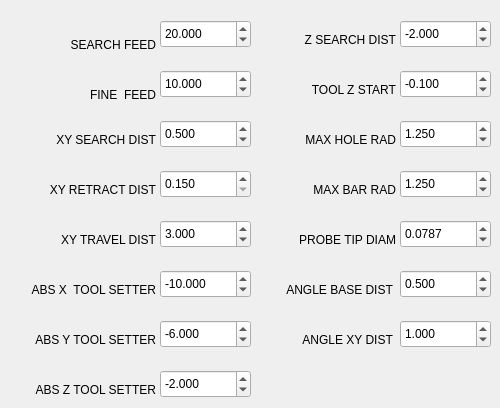
      <widget class="QWidget" name="tab_9">
       <attribute name="title">
        <string>Probe</string>
       </attribute>
       <widget class="QDoubleSpinBox" name="pbe_z_start1">
        <property name="geometry">
         <rect>
          <x>400</x>
          <y>70</y>
          <width>91</width>
          <height>28</height>
         </rect>
        </property>
        <property name="toolTip">
         <string>Z start for tool probing.</string>
        </property>
        <property name="decimals">
         <number>3</number>
        </property>
        <property name="minimum">
         <double>-50.000000000000000</double>
        </property>
        <property name="maximum">
         <double>50.000000000000000</double>
        </property>
        <property name="singleStep">
         <double>0.001000000000000</double>
        </property>
        <property name="value">
         <double>-0.100000000000000</double>
        </property>
        <property name="function" stdset="0">
         <string>get_var</string>
        </property>
        <property name="variable" stdset="0">
         <string>2009</string>
        </property>
       </widget>
       <widget class="QDoubleSpinBox" name="pbe_x_coord1">
        <property name="geometry">
         <rect>
          <x>160</x>
          <y>270</y>
          <width>91</width>
          <height>28</height>
         </rect>
        </property>
        <property name="toolTip">
         <string>X Coordinate for tool probe.</string>
        </property>
        <property name="decimals">
         <number>3</number>
        </property>
        <property name="minimum">
         <double>-500.000000000000000</double>
        </property>
        <property name="maximum">
         <double>500.000000000000000</double>
        </property>
        <property name="singleStep">
         <double>0.001000000000000</double>
        </property>
        <property name="value">
         <double>-10.000000000000000</double>
        </property>
        <property name="function" stdset="0">
         <string>get_var</string>
        </property>
        <property name="variable" stdset="0">
         <string>2005</string>
        </property>
       </widget>
       <widget class="QLabel" name="label_33">
        <property name="geometry">
         <rect>
          <x>0</x>
          <y>380</y>
          <width>156</width>
          <height>19</height>
         </rect>
        </property>
        <property name="text">
         <string> ABS Z TOOL SETTER</string>
        </property>
        <property name="alignment">
         <set>Qt::AlignRight|Qt::AlignTrailing|Qt::AlignVCenter</set>
        </property>
       </widget>
       <widget class="QDoubleSpinBox" name="pbe_retract_dist1">
        <property name="geometry">
         <rect>
          <x>160</x>
          <y>170</y>
          <width>91</width>
          <height>28</height>
         </rect>
        </property>
        <property name="toolTip">
         <string>Retract Distance on edge probes.</string>
        </property>
        <property name="decimals">
         <number>3</number>
        </property>
        <property name="minimum">
         <double>0.150000000000000</double>
        </property>
        <property name="maximum">
         <double>4.000000000000000</double>
        </property>
        <property name="singleStep">
         <double>0.010000000000000</double>
        </property>
        <property name="function" stdset="0">
         <string>get_var</string>
        </property>
        <property name="variable" stdset="0">
         <string>2003</string>
        </property>
       </widget>
       <widget class="QDoubleSpinBox" name="pbe_z_coord1">
        <property name="geometry">
         <rect>
          <x>160</x>
          <y>370</y>
          <width>91</width>
          <height>28</height>
         </rect>
        </property>
        <property name="toolTip">
         <string>Z Coordinate for tool probe.</string>
        </property>
        <property name="decimals">
         <number>3</number>
        </property>
        <property name="minimum">
         <double>-500.000000000000000</double>
        </property>
        <property name="maximum">
         <double>500.000000000000000</double>
        </property>
        <property name="singleStep">
         <double>0.001000000000000</double>
        </property>
        <property name="value">
         <double>-2.000000000000000</double>
        </property>
        <property name="function" stdset="0">
         <string>get_var</string>
        </property>
        <property name="variable" stdset="0">
         <string>2007</string>
        </property>
       </widget>
       <widget class="QLabel" name="label_27">
        <property name="geometry">
         <rect>
          <x>285</x>
          <y>80</y>
          <width>111</width>
          <height>19</height>
         </rect>
        </property>
        <property name="text">
         <string>TOOL Z START</string>
        </property>
        <property name="alignment">
         <set>Qt::AlignRight|Qt::AlignTrailing|Qt::AlignVCenter</set>
        </property>
       </widget>
       <widget class="QLabel" name="label_25">
        <property name="geometry">
         <rect>
          <x>275</x>
          <y>180</y>
          <width>121</width>
          <height>19</height>
         </rect>
        </property>
        <property name="text">
         <string>MAX BAR RAD</string>
        </property>
        <property name="alignment">
         <set>Qt::AlignRight|Qt::AlignTrailing|Qt::AlignVCenter</set>
        </property>
       </widget>
       <widget class="QDoubleSpinBox" name="pbe_y_coord1">
        <property name="geometry">
         <rect>
          <x>160</x>
          <y>320</y>
          <width>91</width>
          <height>28</height>
         </rect>
        </property>
        <property name="toolTip">
         <string>Y Coordinate for tool probe.</string>
        </property>
        <property name="decimals">
         <number>3</number>
        </property>
        <property name="minimum">
         <double>-500.000000000000000</double>
        </property>
        <property name="maximum">
         <double>500.000000000000000</double>
        </property>
        <property name="singleStep">
         <double>0.001000000000000</double>
        </property>
        <property name="value">
         <double>-6.000000000000000</double>
        </property>
        <property name="function" stdset="0">
         <string>get_var</string>
        </property>
        <property name="variable" stdset="0">
         <string>2006</string>
        </property>
       </widget>
       <widget class="QDoubleSpinBox" name="pbe_angle_base_dist1">
        <property name="geometry">
         <rect>
          <x>400</x>
          <y>270</y>
          <width>91</width>
          <height>28</height>
         </rect>
        </property>
        <property name="toolTip">
         <string>Sets the angle base side length.</string>
        </property>
        <property name="toolTipDuration">
         <number>-1</number>
        </property>
        <property name="decimals">
         <number>3</number>
        </property>
        <property name="minimum">
         <double>0.200000000000000</double>
        </property>
        <property name="maximum">
         <double>999.000000000000000</double>
        </property>
        <property name="singleStep">
         <double>0.010000000000000</double>
        </property>
        <property name="value">
         <double>0.500000000000000</double>
        </property>
        <property name="function" stdset="0">
         <string>get_var</string>
        </property>
        <property name="variable" stdset="0">
         <string>2013</string>
        </property>
       </widget>
       <widget class="QLabel" name="label_11">
        <property name="geometry">
         <rect>
          <x>35</x>
          <y>180</y>
          <width>121</width>
          <height>19</height>
         </rect>
        </property>
        <property name="text">
         <string> XY RETRACT DIST</string>
        </property>
        <property name="alignment">
         <set>Qt::AlignRight|Qt::AlignTrailing|Qt::AlignVCenter</set>
        </property>
       </widget>
       <widget class="QLabel" name="label_26">
        <property name="geometry">
         <rect>
          <x>285</x>
          <y>30</y>
          <width>111</width>
          <height>19</height>
         </rect>
        </property>
        <property name="text">
         <string>Z SEARCH DIST</string>
        </property>
        <property name="alignment">
         <set>Qt::AlignRight|Qt::AlignTrailing|Qt::AlignVCenter</set>
        </property>
       </widget>
       <widget class="QDoubleSpinBox" name="pbe_search_feed1">
        <property name="geometry">
         <rect>
          <x>160</x>
          <y>20</y>
          <width>91</width>
          <height>28</height>
         </rect>
        </property>
        <property name="toolTip">
         <string>Sets the Faster search feedrate.</string>
        </property>
        <property name="decimals">
         <number>3</number>
        </property>
        <property name="maximum">
         <double>100.000000000000000</double>
        </property>
        <property name="singleStep">
         <double>0.100000000000000</double>
        </property>
        <property name="value">
         <double>20.000000000000000</double>
        </property>
        <property name="function" stdset="0">
         <string>get_var</string>
        </property>
        <property name="variable" stdset="0">
         <string>2000</string>
        </property>
       </widget>
       <widget class="QDoubleSpinBox" name="pbe_search_dist1">
        <property name="geometry">
         <rect>
          <x>160</x>
          <y>120</y>
          <width>91</width>
          <height>28</height>
         </rect>
        </property>
        <property name="toolTip">
         <string>&lt;html&gt;&lt;head/&gt;&lt;body&gt;&lt;p&gt;Max XY search distance on Outside / Inside routines.&lt;/p&gt;&lt;/body&gt;&lt;/html&gt;</string>
        </property>
        <property name="decimals">
         <number>3</number>
        </property>
        <property name="minimum">
         <double>-20.000000000000000</double>
        </property>
        <property name="maximum">
         <double>20.000000000000000</double>
        </property>
        <property name="singleStep">
         <double>0.010000000000000</double>
        </property>
        <property name="value">
         <double>0.500000000000000</double>
        </property>
        <property name="function" stdset="0">
         <string>get_var</string>
        </property>
        <property name="variable" stdset="0">
         <string>2002</string>
        </property>
       </widget>
       <widget class="QLabel" name="label_10">
        <property name="geometry">
         <rect>
          <x>10</x>
          <y>330</y>
          <width>146</width>
          <height>19</height>
         </rect>
        </property>
        <property name="text">
         <string> ABS Y TOOL SETTER</string>
        </property>
        <property name="alignment">
         <set>Qt::AlignRight|Qt::AlignTrailing|Qt::AlignVCenter</set>
        </property>
       </widget>
       <widget class="QDoubleSpinBox" name="pbe_z_max_probe1">
        <property name="geometry">
         <rect>
          <x>400</x>
          <y>20</y>
          <width>91</width>
          <height>28</height>
         </rect>
        </property>
        <property name="toolTip">
         <string>Max Z probe search distance.</string>
        </property>
        <property name="decimals">
         <number>3</number>
        </property>
        <property name="minimum">
         <double>-50.000000000000000</double>
        </property>
        <property name="maximum">
         <double>50.000000000000000</double>
        </property>
        <property name="singleStep">
         <double>0.010000000000000</double>
        </property>
        <property name="value">
         <double>-2.000000000000000</double>
        </property>
        <property name="function" stdset="0">
         <string>get_var</string>
        </property>
        <property name="variable" stdset="0">
         <string>2008</string>
        </property>
       </widget>
       <widget class="QLabel" name="label_29">
        <property name="geometry">
         <rect>
          <x>275</x>
          <y>230</y>
          <width>121</width>
          <height>19</height>
         </rect>
        </property>
        <property name="text">
         <string>PROBE TIP DIAM</string>
        </property>
        <property name="alignment">
         <set>Qt::AlignRight|Qt::AlignTrailing|Qt::AlignVCenter</set>
        </property>
       </widget>
       <widget class="QLabel" name="label_8">
        <property name="geometry">
         <rect>
          <x>45</x>
          <y>85</y>
          <width>111</width>
          <height>19</height>
         </rect>
        </property>
        <property name="text">
         <string>FINE  FEED</string>
        </property>
        <property name="alignment">
         <set>Qt::AlignRight|Qt::AlignTrailing|Qt::AlignVCenter</set>
        </property>
       </widget>
       <widget class="QDoubleSpinBox" name="pbe_tip_diam1">
        <property name="geometry">
         <rect>
          <x>400</x>
          <y>220</y>
          <width>91</width>
          <height>28</height>
         </rect>
        </property>
        <property name="toolTip">
         <string>Enter your probe tip diameter here.</string>
        </property>
        <property name="decimals">
         <number>4</number>
        </property>
        <property name="maximum">
         <double>10.000000000000000</double>
        </property>
        <property name="singleStep">
         <double>0.010000000000000</double>
        </property>
        <property name="value">
         <double>0.078700000000000</double>
        </property>
        <property name="function" stdset="0">
         <string>get_var</string>
        </property>
        <property name="variable" stdset="0">
         <string>2015</string>
        </property>
       </widget>
       <widget class="QDoubleSpinBox" name="pbe_max_hole_r1">
        <property name="geometry">
         <rect>
          <x>400</x>
          <y>120</y>
          <width>91</width>
          <height>28</height>
         </rect>
        </property>
        <property name="toolTip">
         <string>&lt;html&gt;&lt;head/&gt;&lt;body&gt;&lt;p&gt;Set this a bit larger than the hole radius.&lt;/p&gt;&lt;/body&gt;&lt;/html&gt;</string>
        </property>
        <property name="decimals">
         <number>3</number>
        </property>
        <property name="singleStep">
         <double>0.001000000000000</double>
        </property>
        <property name="value">
         <double>1.250000000000000</double>
        </property>
        <property name="function" stdset="0">
         <string>get_var</string>
        </property>
        <property name="variable" stdset="0">
         <string>2010</string>
        </property>
       </widget>
       <widget class="QDoubleSpinBox" name="pbe_xy_travel_dist1">
        <property name="geometry">
         <rect>
          <x>160</x>
          <y>220</y>
          <width>91</width>
          <height>28</height>
         </rect>
        </property>
        <property name="toolTip">
         <string>&lt;html&gt;&lt;head/&gt;&lt;body&gt;&lt;p&gt;Max travel on XY search distance.&lt;/p&gt;&lt;/body&gt;&lt;/html&gt;</string>
        </property>
        <property name="decimals">
         <number>3</number>
        </property>
        <property name="minimum">
         <double>0.200000000000000</double>
        </property>
        <property name="maximum">
         <double>999.000000000000000</double>
        </property>
        <property name="singleStep">
         <double>0.010000000000000</double>
        </property>
        <property name="value">
         <double>3.000000000000000</double>
        </property>
        <property name="function" stdset="0">
         <string>get_var</string>
        </property>
        <property name="variable" stdset="0">
         <string>2004</string>
        </property>
       </widget>
       <widget class="QDoubleSpinBox" name="pbe_max_bar_r1">
        <property name="geometry">
         <rect>
          <x>400</x>
          <y>170</y>
          <width>91</width>
          <height>28</height>
         </rect>
        </property>
        <property name="toolTip">
         <string>Set this a bit larger than the bar radius.</string>
        </property>
        <property name="decimals">
         <number>3</number>
        </property>
        <property name="maximum">
         <double>99.989999999999995</double>
        </property>
        <property name="singleStep">
         <double>0.001000000000000</double>
        </property>
        <property name="value">
         <double>1.250000000000000</double>
        </property>
        <property name="function" stdset="0">
         <string>get_var</string>
        </property>
        <property name="variable" stdset="0">
         <string>2011</string>
        </property>
       </widget>
       <widget class="QLabel" name="label_15">
        <property name="geometry">
         <rect>
          <x>10</x>
          <y>280</y>
          <width>146</width>
          <height>19</height>
         </rect>
        </property>
        <property name="text">
         <string> ABS X  TOOL SETTER</string>
        </property>
        <property name="alignment">
         <set>Qt::AlignRight|Qt::AlignTrailing|Qt::AlignVCenter</set>
        </property>
       </widget>
       <widget class="QLabel" name="label_6">
        <property name="geometry">
         <rect>
          <x>45</x>
          <y>35</y>
          <width>111</width>
          <height>19</height>
         </rect>
        </property>
        <property name="text">
         <string>SEARCH FEED</string>
        </property>
        <property name="alignment">
         <set>Qt::AlignRight|Qt::AlignTrailing|Qt::AlignVCenter</set>
        </property>
       </widget>
       <widget class="QLabel" name="label_9">
        <property name="geometry">
         <rect>
          <x>35</x>
          <y>130</y>
          <width>121</width>
          <height>19</height>
         </rect>
        </property>
        <property name="text">
         <string> XY SEARCH DIST</string>
        </property>
        <property name="alignment">
         <set>Qt::AlignRight|Qt::AlignTrailing|Qt::AlignVCenter</set>
        </property>
       </widget>
       <widget class="QDoubleSpinBox" name="pbe_fine_feed1">
        <property name="geometry">
         <rect>
          <x>160</x>
          <y>70</y>
          <width>91</width>
          <height>28</height>
         </rect>
        </property>
        <property name="toolTip">
         <string>Set the Fine feedrate.</string>
        </property>
        <property name="decimals">
         <number>3</number>
        </property>
        <property name="maximum">
         <double>50.000000000000000</double>
        </property>
        <property name="singleStep">
         <double>0.100000000000000</double>
        </property>
        <property name="value">
         <double>10.000000000000000</double>
        </property>
        <property name="function" stdset="0">
         <string>get_var</string>
        </property>
        <property name="variable" stdset="0">
         <string>2001</string>
        </property>
       </widget>
       <widget class="QLabel" name="label_18">
        <property name="geometry">
         <rect>
          <x>35</x>
          <y>230</y>
          <width>121</width>
          <height>19</height>
         </rect>
        </property>
        <property name="text">
         <string> XY TRAVEL DIST</string>
        </property>
        <property name="alignment">
         <set>Qt::AlignRight|Qt::AlignTrailing|Qt::AlignVCenter</set>
        </property>
       </widget>
       <widget class="QLabel" name="label_20">
        <property name="geometry">
         <rect>
          <x>270</x>
          <y>280</y>
          <width>126</width>
          <height>19</height>
         </rect>
        </property>
        <property name="text">
         <string>ANGLE BASE DIST </string>
        </property>
        <property name="alignment">
         <set>Qt::AlignRight|Qt::AlignTrailing|Qt::AlignVCenter</set>
        </property>
       </widget>
       <widget class="QLabel" name="label_28">
        <property name="geometry">
         <rect>
          <x>275</x>
          <y>130</y>
          <width>121</width>
          <height>19</height>
         </rect>
        </property>
        <property name="text">
         <string>MAX HOLE RAD</string>
        </property>
        <property name="alignment">
         <set>Qt::AlignRight|Qt::AlignTrailing|Qt::AlignVCenter</set>
        </property>
       </widget>
       <widget class="QLabel" name="label_40">
        <property name="geometry">
         <rect>
          <x>270</x>
          <y>330</y>
          <width>126</width>
          <height>19</height>
         </rect>
        </property>
        <property name="text">
         <string>ANGLE XY DIST </string>
        </property>
        <property name="alignment">
         <set>Qt::AlignRight|Qt::AlignTrailing|Qt::AlignVCenter</set>
        </property>
       </widget>
       <widget class="QDoubleSpinBox" name="pbe_angle_xy_dist1">
        <property name="geometry">
         <rect>
          <x>400</x>
          <y>320</y>
          <width>91</width>
          <height>28</height>
         </rect>
        </property>
        <property name="toolTip">
         <string>&lt;html&gt;&lt;head/&gt;&lt;body&gt;&lt;p&gt;Search distance on Angle final point.&lt;/p&gt;&lt;/body&gt;&lt;/html&gt;</string>
        </property>
        <property name="toolTipDuration">
         <number>-1</number>
        </property>
        <property name="decimals">
         <number>3</number>
        </property>
        <property name="minimum">
         <double>0.200000000000000</double>
        </property>
        <property name="maximum">
         <double>999.000000000000000</double>
        </property>
        <property name="singleStep">
         <double>0.100000000000000</double>
        </property>
        <property name="value">
         <double>1.000000000000000</double>
        </property>
        <property name="function" stdset="0">
         <string>get_var</string>
        </property>
        <property name="variable" stdset="0">
         <string>2032</string>
        </property>
       </widget>
      </widget>
